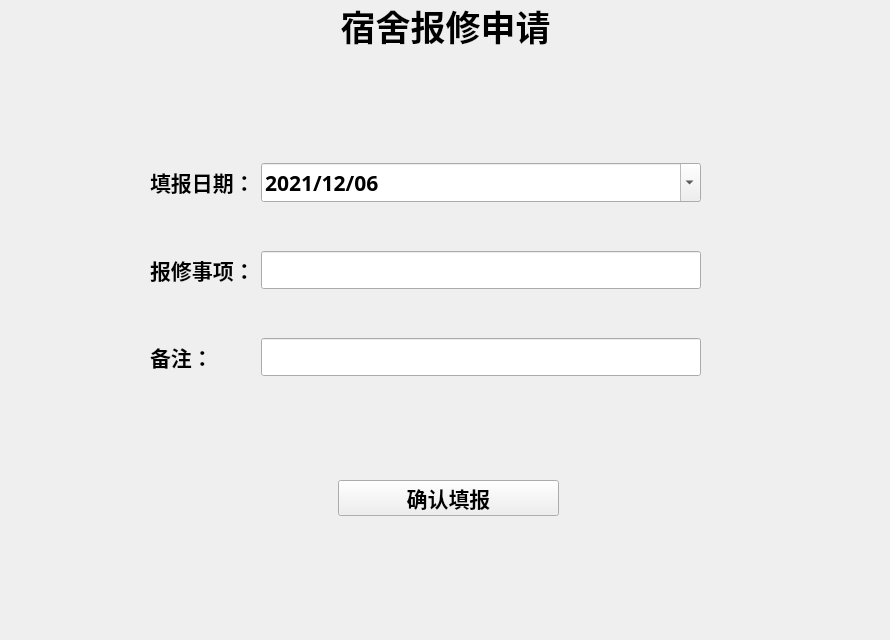
<?xml version="1.0" encoding="UTF-8"?>
<ui version="4.0">
 <class>stu_baoxiu1</class>
 <widget class="QWidget" name="stu_baoxiu1">
  <property name="geometry">
   <rect>
    <x>0</x>
    <y>0</y>
    <width>890</width>
    <height>640</height>
   </rect>
  </property>
  <property name="windowTitle">
   <string>Form</string>
  </property>
  <widget class="QWidget" name="gridLayoutWidget">
   <property name="geometry">
    <rect>
     <x>150</x>
     <y>120</y>
     <width>551</width>
     <height>301</height>
    </rect>
   </property>
   <layout class="QGridLayout" name="gridLayout">
    <item row="1" column="1">
     <widget class="QLineEdit" name="tiwen_lineEdit">
      <property name="font">
       <font>
        <family>AcadEref</family>
        <pointsize>16</pointsize>
        <weight>75</weight>
        <bold>true</bold>
       </font>
      </property>
      <property name="text">
       <string/>
      </property>
      <property name="echoMode">
       <enum>QLineEdit::Normal</enum>
      </property>
     </widget>
    </item>
    <item row="2" column="1">
     <widget class="QLineEdit" name="tiwen_lineEdit_2">
      <property name="font">
       <font>
        <family>AcadEref</family>
        <pointsize>16</pointsize>
        <weight>75</weight>
        <bold>true</bold>
       </font>
      </property>
      <property name="text">
       <string/>
      </property>
      <property name="echoMode">
       <enum>QLineEdit::Normal</enum>
      </property>
     </widget>
    </item>
    <item row="2" column="0">
     <widget class="QLabel" name="label_4">
      <property name="text">
       <string>&lt;html&gt;&lt;head/&gt;&lt;body&gt;&lt;p&gt;&lt;span style=&quot; font-size:16pt; font-weight:600;&quot;&gt;备注：&lt;/span&gt;&lt;/p&gt;&lt;/body&gt;&lt;/html&gt;</string>
      </property>
     </widget>
    </item>
    <item row="1" column="0">
     <widget class="QLabel" name="label_3">
      <property name="text">
       <string>&lt;html&gt;&lt;head/&gt;&lt;body&gt;&lt;p&gt;&lt;span style=&quot; font-size:16pt; font-weight:600;&quot;&gt;报修事项：&lt;/span&gt;&lt;/p&gt;&lt;/body&gt;&lt;/html&gt;</string>
      </property>
     </widget>
    </item>
    <item row="0" column="0">
     <widget class="QLabel" name="label_2">
      <property name="text">
       <string>&lt;html&gt;&lt;head/&gt;&lt;body&gt;&lt;p&gt;&lt;span style=&quot; font-size:16pt; font-weight:600;&quot;&gt;填报日期：&lt;/span&gt;&lt;/p&gt;&lt;/body&gt;&lt;/html&gt;</string>
      </property>
     </widget>
    </item>
    <item row="0" column="1">
     <widget class="QDateEdit" name="dateEdit">
      <property name="font">
       <font>
        <family>AcadEref</family>
        <pointsize>16</pointsize>
        <weight>75</weight>
        <bold>true</bold>
       </font>
      </property>
      <property name="currentSection">
       <enum>QDateTimeEdit::DaySection</enum>
      </property>
      <property name="displayFormat">
       <string>yyyy/MM/dd</string>
      </property>
      <property name="calendarPopup">
       <bool>true</bool>
      </property>
      <property name="currentSectionIndex">
       <number>2</number>
      </property>
      <property name="date">
       <date>
        <year>2021</year>
        <month>12</month>
        <day>6</day>
       </date>
      </property>
     </widget>
    </item>
   </layout>
  </widget>
  <widget class="QLabel" name="label">
   <property name="geometry">
    <rect>
     <x>0</x>
     <y>0</y>
     <width>891</width>
     <height>51</height>
    </rect>
   </property>
   <property name="text">
    <string>&lt;html&gt;&lt;head/&gt;&lt;body&gt;&lt;p align=&quot;center&quot;&gt;&lt;span style=&quot; font-size:26pt; font-weight:600;&quot;&gt;宿舍报修申请&lt;/span&gt;&lt;/p&gt;&lt;/body&gt;&lt;/html&gt;</string>
   </property>
  </widget>
  <widget class="QPushButton" name="pushButton">
   <property name="geometry">
    <rect>
     <x>338</x>
     <y>480</y>
     <width>221</width>
     <height>36</height>
    </rect>
   </property>
   <property name="font">
    <font>
     <pointsize>16</pointsize>
     <weight>75</weight>
     <bold>true</bold>
    </font>
   </property>
   <property name="text">
    <string>确认填报</string>
   </property>
  </widget>
 </widget>
 <resources/>
 <connections/>
</ui>
